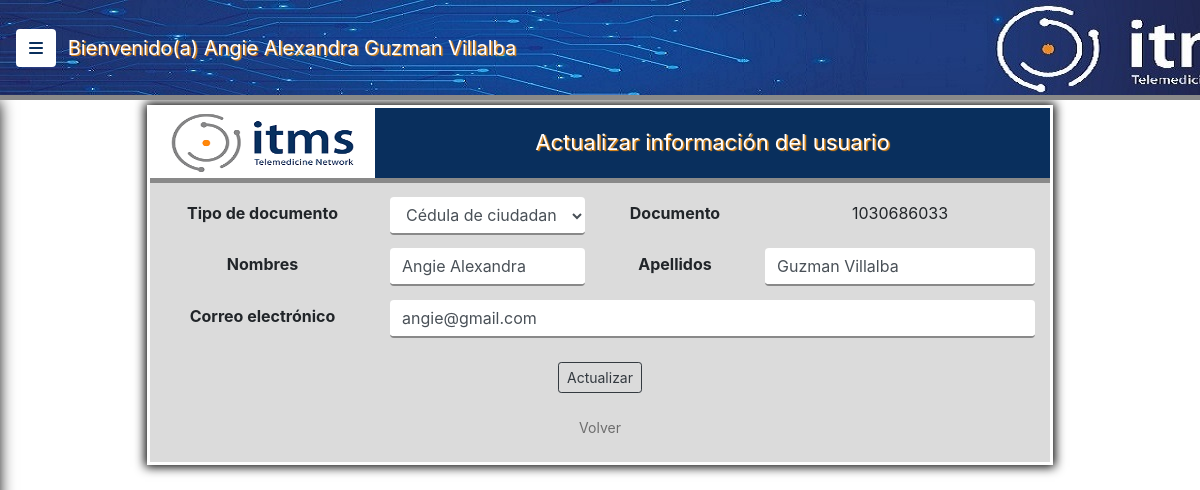
Screenshot of /public/models/actualizar_perfil.php (signed in) with the database file from the repository.
### tables this page shows
CREATE TABLE `usuarios` (
  `id_usuario` int(6) NOT NULL,
  `tipo_documento` varchar(30) NOT NULL,
  `documento` varchar(11) NOT NULL,
  `nombres` varchar(30) NOT NULL,
  `apellidos` varchar(30) NOT NULL,
  `correo` varchar(50) NOT NULL,
  `password` varchar(30) NOT NULL
);

### public/models/actualizar_perfil.php (the view, shortened to what this page needs)
<!DOCTYPE html>
<html lang="en">
	<head>
		<link rel="stylesheet" href="../../vendor/css/bootstrap.min.css">
		<link rel="stylesheet" href="../../css/estilos.css">
		<link rel="stylesheet" href="../../css/simple-sidebar.css">
	</head>
	<body>
    <div class="d-flex toggled" id="wrapper">
      <div id="page-content-wrapper">
      <nav class="navbar navbar-expand-lg navegacion b_bottom fixed-top">
        <button class="btn boton_menu" id="menu-toggle">
          <i class="fas fa-bars"></i>
        </button>
          <ul class="navbar-nav sesion">
            <li class="nav-item">
              <?php
                echo "Bienvenido(a) ".$_SESSION["nombres"]." ".$_SESSION["apellidos"];
              ?>
            </li>
          </ul>
      </nav>
      <?php
        class Datos{
          public function mostrar($doc_perfil){
            include("conexion.php");
            $doc_perfil = $_SESSION['documento'];
            $cont = "0";
            $sql = "SELECT * FROM usuarios WHERE documento = '$doc_perfil'";
            if (!$result = $db -> query($sql)) {
              die('Hay un error en la consulta [' .$db->error. ']');
            }
            while($row = $result -> fetch_assoc()){
              $ttipo_documento = stripcslashes($row['tipo_documento']);
              $ddocumento = stripcslashes($row['documento']);
              $nnombres = stripcslashes($row['nombres']);
              $aapellidos = stripcslashes($row['apellidos']);
              $ccorreo = stripcslashes($row['correo']);
              $cont = $cont + 1;
            }
            if ($cont != "0") {
?>
            <br>
            <br>
            <div class="container div color2">
              <form action="../controllers/perfil.php" method="POST">
                <div class="row b_bottom">
                  <div class="col-sm-3 color1">
                    <img src="../../files/img/Logo ITMS.png" class="logo2">
                  </div>
                  <div class="col-sm-9 encabezado2">
                    Actualizar información del usuario
                  </div>
                </div>
                <div class="row espacio2">
                  <div class="col-sm-3 t_centro negrilla espacio2">
                    Tipo de documento
                  </div>
                  <div class="col-sm-3 t_centro">
                    <?php
                      echo "<select class='form-control inputs' name='tipo_documento'>";
                      $sql2 = "SELECT * FROM tipo_documento";
                        if(!$result2 = $db ->query($sql2)){
                          die ('Hay un error en la consulta [' .$db->error .']');
                        }
                        while($row2 = $result2->fetch_assoc()){
                          $iid_tipo_documento = stripcslashes($row2["id_tipo_documento"]);
                          $tttipo_documento = stripcslashes($row2["tipo_documento"]);
                          if($iid_tipo_documento==$ttipo_documento){
                            echo"<option value=$iid_tipo_documento SELECTED>$tttipo_documento</option>";
                          }
                        }
                        echo "</select>";
                    ?>
                  </div>
                  <div class="col-sm-2 t_centro negrilla espacio2">
                    Documento
                  </div>
                  <div class="col-sm-4 t_centro espacio2">
                    <?php echo $ddocumento ?>
                  </div>
                </div>
                <div class="row espacio2 negrilla">
                  <div class="col-sm-3 t_centro espacio2">
                    Nombres
                  </div>
                  <div class="col-sm-3 t_centro">
                    <input type="text" id="nombres" class="form-control inputs" name="nombres" autocomplete="off" value="<?php echo $nnombres ?>">
                  </div>
                  <div class="col-sm-2 t_centro espacio2">
                    Apellidos
                  </div>
                  <div class="col-sm-4 t_centro">
                    <input type="text" id="apellidos" class="form-control inputs" name="apellidos" autocomplete="off" value="<?php echo $aapellidos ?>">
                  </div>
                </div>
                <div class="row espacio2">
                  <div class="col-sm-3 t_centro negrilla espacio2">
                    Correo electrónico
                  </div>
                  <div class="col-sm-9 t_centro">
                    <input type="text" id="correo" class="form-control inputs" name="correo" autocomplete="off" value="<?php echo $ccorreo ?>">
                  </div>
                </div>
                <br>
                <div class="row centro ">
                  <input type="submit" class="btn btn-sm btn-outline-dark" value="Actualizar">
                </div>
                <br>
                <div class="row centro">
                  <a href="../views/home.php" class="links">Volver</a>
                </div>
                <br>
              </form>
            </div>
<?php
      }
    }
  }
        $nuevo = new Datos();
        $nuevo->mostrar($_POST["doc_perfil"]);
?>
	</body>
</html>

### css/estilos.css (style rules this page uses)
body { background-image: url("../files/img/fondo.jpg"); }
.color1 { background: #fff; }
.color2 { background: rgba(137, 137, 137, 0.3); }
.div { width: 75%; margin-top: 5%; box-shadow:0 0 0 3px #fff, 0 0 10px 5px #000; }
.negrilla { font-weight: bold; }
.encabezado2 { color: #fff; text-align: center; padding-top: 2%; font-size: 22px; text-shadow: 1.5px 1px 1px #F18F11; background: #092F5D; }
.navegacion { background-image: url("../files/img/banner4.jpg"); height: 100px; }
.sesion { color: #fff; font-size: 20px; text-shadow: 1.5px 1px 1px #F18F11; margin-left: 1%; }
.logo2 { width: 100%; height: 70px; }
.espacio2 { padding-top: 1%; }
.centro { justify-content: center; }
.t_centro { text-align: center; }
.inputs { border:none; border-bottom: 2px solid #898989; margin-top: 5px; }
.b_bottom { border-bottom: 5px solid #898989; }
.links { text-decoration: none; color:rgba(0, 0, 0, 0.5); font-size: 14px; }
.boton_menu { background: #fff; color:#092F5D; font-size: 16px; }

### css/simple-sidebar.css (style rules this page uses)
body { overflow-x: hidden; }
#page-content-wrapper { min-width: 100vw; }
@media (min-width: 768px) { #page-content-wrapper { min-width: 0; width: 100%; } }

### rows the page displays
usuarios: documento "1030686033", nombres "Angie Alexandra", apellidos "Guzman Villalba", correo "angie@gmail.com"

### other values shown
$_SESSION["nombres"] "Angie Alexandra"
$_SESSION["apellidos"] "Guzman Villalba"
form field tipo_documento "Cédula de ciudadanía"
